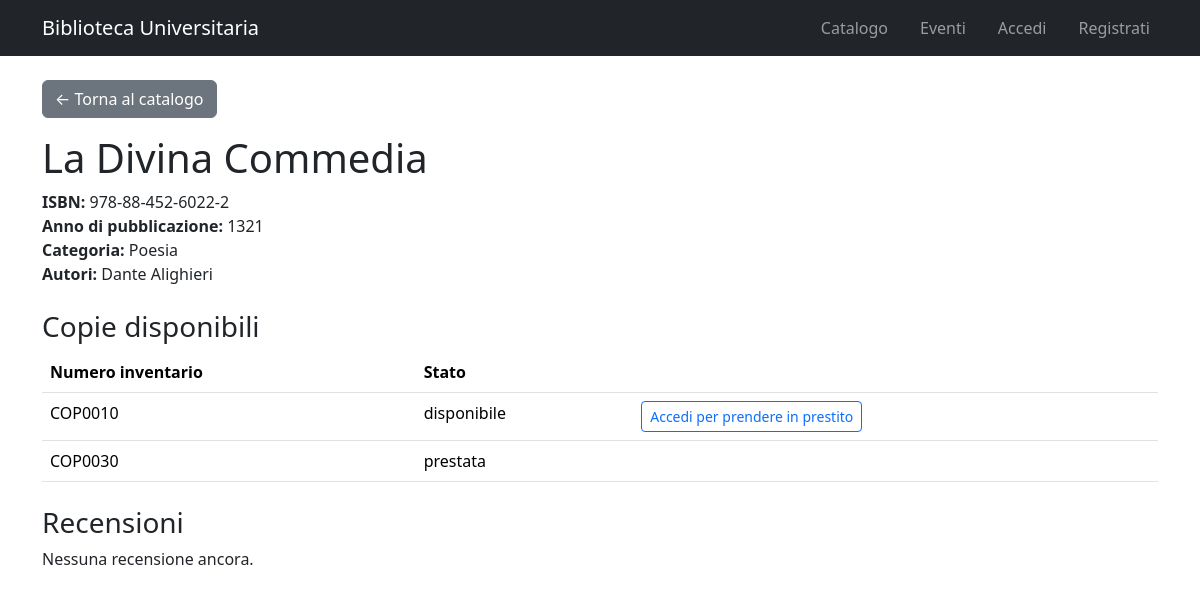
Before: /libro/3/ with the older database file.
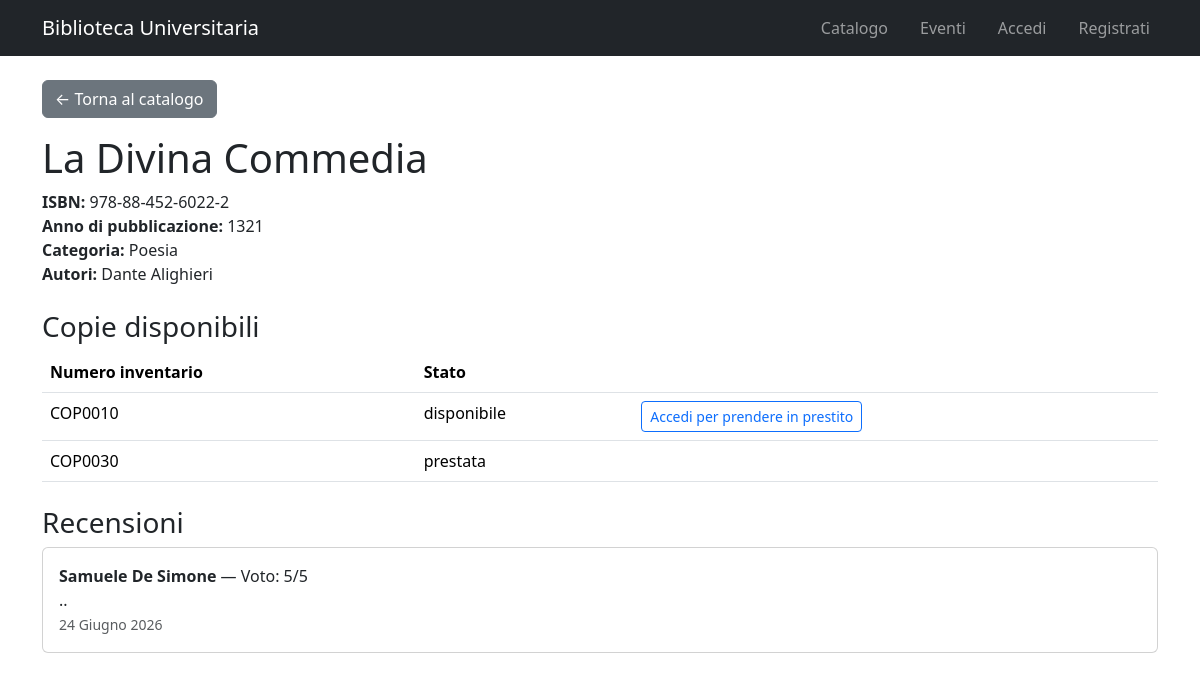
After: the same page with the newer database file.
### catalogo/models.py (models this page shows, shortened)
class Autore(models.Model):
    nome = models.CharField(max_length=100)
    cognome = models.CharField(max_length=100)
    biografia = models.TextField(blank=True)
    class Meta:
        verbose_name = "Autore"
        verbose_name_plural = "Autori"

class Copia(models.Model):
    STATO_CHOICES = [
        ('disponibile', 'Disponibile'),
        ('prestata', 'Prestata'),
        ('non_accessibile', 'Non accessibile'),
    ]
    libro = models.ForeignKey(Libro, on_delete=models.CASCADE, related_name='copie')
    numero_inventario = models.CharField(max_length=30, unique=True)
    stato = models.CharField(max_length=20, choices=STATO_CHOICES, default='disponibile')
    class Meta:
        verbose_name = "Copia"
        verbose_name_plural = "Copie"

class Recensione(models.Model):
    utente = models.ForeignKey(Utente, on_delete=models.CASCADE, related_name='recensioni')
    libro = models.ForeignKey(Libro, on_delete=models.CASCADE, related_name='recensioni')
    voto = models.IntegerField()
    commento = models.TextField(blank=True)
    data = models.DateField(auto_now_add=True)
    class Meta:
        verbose_name = "Recensione"
        verbose_name_plural = "Recensioni"

class Utente(AbstractUser):
    TIPO_CHOICES = [
        ('studente', 'Studente'),
        ('docente', 'Docente'),
    ]
    tipo_utente = models.CharField(max_length=10, choices=TIPO_CHOICES)
    class Meta:
        verbose_name = "Utente"
        verbose_name_plural = "Utenti"

### catalogo/views.py (the view)
# urls.py: path('libro/<int:libro_id>/', views.dettaglio_libro, name='dettaglio_libro'),
def dettaglio_libro(request, libro_id):
    libro = get_object_or_404(Libro, id=libro_id)
    recensioni = libro.recensioni.all().order_by('-data')
    return render(request, 'catalogo/dettaglio_libro.html', {'libro': libro, 'recensioni': recensioni})

### catalogo/templates/catalogo/dettaglio_libro.html (shortened to what this page needs)
{% extends 'catalogo/base.html' %}
{% block content %}
<a href="{% url 'catalogo_libri' %}" class="btn btn-secondary mb-3">&larr; Torna al catalogo</a>
<h1>{{ libro.titolo }}</h1>
<p>
    <strong>ISBN:</strong> {{ libro.isbn }}<br>
    <strong>Anno di pubblicazione:</strong> {{ libro.anno_pubblicazione }}<br>
    <strong>Categoria:</strong> {{ libro.categoria }}<br>
    <strong>Autori:</strong>
    {% for autore in libro.autori.all %}
        {{ autore.nome }} {{ autore.cognome }}{% if not forloop.last %}, {% endif %}
    {% empty %}
        Nessun autore
    {% endfor %}
</p>
<h3 class="mt-4">Copie disponibili</h3>
<table class="table">
    <thead>
        <tr>
            <th>Numero inventario</th>
            <th>Stato</th>
            <th></th>
        </tr>
    </thead>
    <tbody>
        {% for copia in libro.copie.all %}
        <tr>
            <td>{{ copia.numero_inventario }}</td>
            <td>{{ copia.stato }}</td>
            <td>
                {% if copia.stato == 'disponibile' %}
                    {% if user.is_authenticated %}
                    <form method="post" action="{% url 'prestito_libro' copia.id %}">
                        {% csrf_token %}
                        <button type="submit" class="btn btn-sm btn-primary">Prendi in prestito</button>
                    </form>
                    {% else %}
                    <a href="{% url 'login' %}" class="btn btn-sm btn-outline-primary">Accedi per prendere in prestito</a>
                    {% endif %}
                {% endif %}
            </td>
        </tr>
        {% empty %}
        <tr><td colspan="3">Nessuna copia registrata per questo libro.</td></tr>
        {% endfor %}
    </tbody>
</table>
<h3 class="mt-4">Recensioni</h3>
{% for recensione in recensioni %}
<div class="card mb-2">
    <div class="card-body">
        <strong>{{ recensione.utente.first_name }} {{ recensione.utente.last_name }}</strong>
        — Voto: {{ recensione.voto }}/5
        <p class="mb-0">{{ recensione.commento }}</p>
        <small class="text-muted">{{ recensione.data }}</small>
    </div>
</div>
{% empty %}
<p>Nessuna recensione ancora.</p>
{% endfor %}
{% endblock %}

Changed rows visible on the page:
added Recensione: utente.first_name "Samuele", utente.last_name "De Simone", voto "5", commento "..", data "24 Giugno 2026"
Other visible differences:
text no longer shown: "Nessuna recensione ancora."
